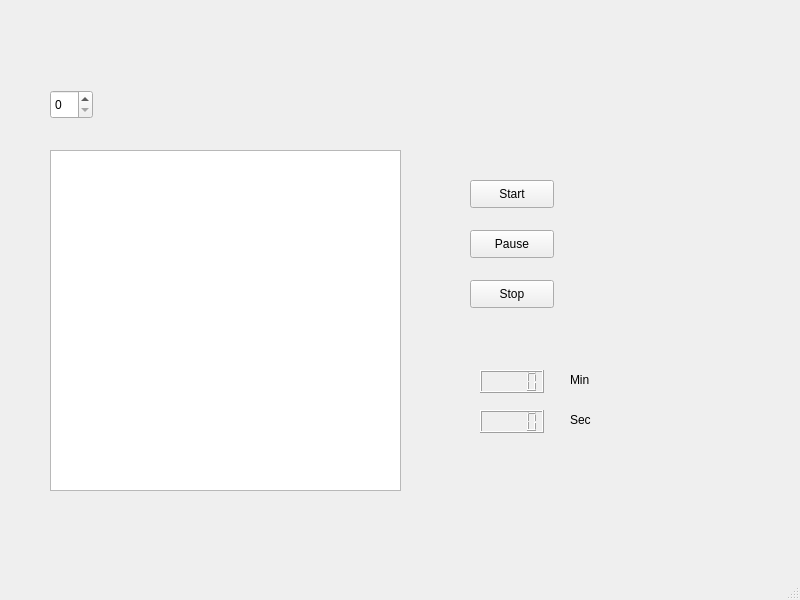
<?xml version="1.0" encoding="UTF-8"?>
<ui version="4.0">
 <class>MainWindow</class>
 <widget class="QMainWindow" name="MainWindow">
  <property name="geometry">
   <rect>
    <x>0</x>
    <y>0</y>
    <width>800</width>
    <height>600</height>
   </rect>
  </property>
  <property name="windowTitle">
   <string>MainWindow</string>
  </property>
  <widget class="QWidget" name="centralwidget">
   <widget class="QSpinBox" name="mSpinBox">
    <property name="geometry">
     <rect>
      <x>50</x>
      <y>90</y>
      <width>43</width>
      <height>29</height>
     </rect>
    </property>
   </widget>
   <widget class="QGraphicsView" name="graphicsView">
    <property name="geometry">
     <rect>
      <x>50</x>
      <y>150</y>
      <width>351</width>
      <height>341</height>
     </rect>
    </property>
   </widget>
   <widget class="QPushButton" name="startButton">
    <property name="geometry">
     <rect>
      <x>470</x>
      <y>180</y>
      <width>84</width>
      <height>28</height>
     </rect>
    </property>
    <property name="text">
     <string>Start</string>
    </property>
   </widget>
   <widget class="QPushButton" name="pauseButton">
    <property name="geometry">
     <rect>
      <x>470</x>
      <y>230</y>
      <width>84</width>
      <height>28</height>
     </rect>
    </property>
    <property name="text">
     <string>Pause</string>
    </property>
   </widget>
   <widget class="QPushButton" name="stopButton">
    <property name="geometry">
     <rect>
      <x>470</x>
      <y>280</y>
      <width>84</width>
      <height>28</height>
     </rect>
    </property>
    <property name="text">
     <string>Stop</string>
    </property>
   </widget>
   <widget class="QLCDNumber" name="lcdNumber">
    <property name="geometry">
     <rect>
      <x>480</x>
      <y>370</y>
      <width>64</width>
      <height>23</height>
     </rect>
    </property>
   </widget>
   <widget class="QLabel" name="label">
    <property name="geometry">
     <rect>
      <x>570</x>
      <y>370</y>
      <width>63</width>
      <height>20</height>
     </rect>
    </property>
    <property name="text">
     <string>Min</string>
    </property>
   </widget>
   <widget class="QLCDNumber" name="lcdNumber_2">
    <property name="geometry">
     <rect>
      <x>480</x>
      <y>410</y>
      <width>64</width>
      <height>23</height>
     </rect>
    </property>
   </widget>
   <widget class="QLabel" name="label_2">
    <property name="geometry">
     <rect>
      <x>570</x>
      <y>410</y>
      <width>63</width>
      <height>20</height>
     </rect>
    </property>
    <property name="text">
     <string>Sec</string>
    </property>
   </widget>
  </widget>
  <widget class="QMenuBar" name="menubar">
   <property name="geometry">
    <rect>
     <x>0</x>
     <y>0</y>
     <width>800</width>
     <height>25</height>
    </rect>
   </property>
  </widget>
  <widget class="QStatusBar" name="statusbar"/>
 </widget>
 <resources/>
 <connections/>
</ui>
